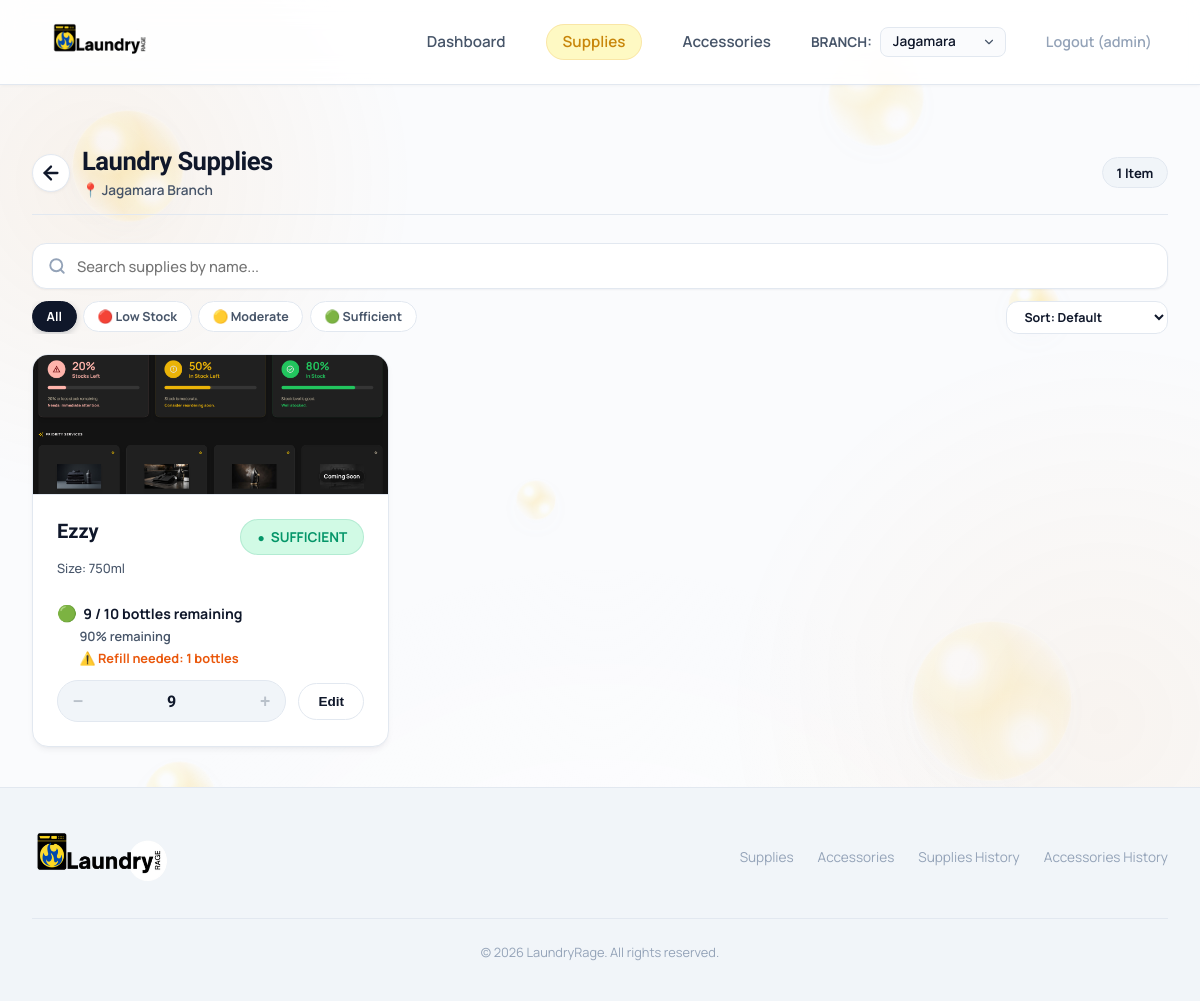
The app's page /laundry-supplies/ (signed in) with its own data.
### inventory/models.py (models this page shows, shortened)
class Branch(models.Model):
    branch_code = models.CharField(max_length=50, unique=True)
    branch_name = models.CharField(max_length=255)
    google_sheet_id = models.CharField(max_length=255, null=True, blank=True)
    active = models.BooleanField(default=True)
    created_at = models.DateTimeField(auto_now_add=True)
    updated_at = models.DateTimeField(auto_now=True)
    class Meta:
        verbose_name_plural = "Branches"

class Product(models.Model):
    CATEGORY_CHOICES = [
        ('Laundry Supplies', 'Laundry Supplies'),
        ('Accessories', 'Accessories'),
    ]
    name = models.CharField(max_length=255)
    category = models.CharField(max_length=50, choices=CATEGORY_CHOICES)
    unit = models.CharField(max_length=50, help_text="e.g., L, bottles, pcs")
    cost = models.DecimalField(max_digits=10, decimal_places=2, null=True, blank=True)
    supplier = models.CharField(max_length=255)
    product_size = models.CharField(max_length=50, blank=True, default='', help_text="e.g., 750 ml, 1 L, 500 g")
    image = models.ImageField(upload_to='products/', blank=True, null=True, verbose_name='Product Image')
    is_active = models.BooleanField(default=True, help_text="Soft-deletion state")
    @property
    def current_monthly_inventory(self):
        from .middleware import get_current_branch
        branch = get_current_branch()
        now = timezone.now()
        month_start = date(now.year, now.month, 1)
        if branch:
            monthly_inv, _ = MonthlyInventory.objects.get_or_create(
                branch=branch,
                product=self,
                month=month_start,
                defaults={
                    'base_stock': Decimal('0.00'),
                    'current_stock': Decimal('0.00'),
                    'total_added': Decimal('0.00'),
                    'total_used': Decimal('0.00')
                }
            )
            return monthly_inv
    @property
    def inventory(self):
        from .middleware import get_current_branch
        branch = get_current_branch()
        if branch:
            inv, _ = Inventory.objects.get_or_create(
                branch=branch,
                product=self,
                defaults={
                    'current_stock': Decimal('0.00'),
                    'base_stock': Decimal('0.00'),
                    'yellow_threshold': Decimal('0.00'),
                    'red_threshold': Decimal('0.00'),
                    'current_quantity': Decimal('0.00'),
                    'low_stock_threshold': Decimal('0.00')
                }
            )
            return inv
    @property
    def stock_status(self):
        from .middleware import get_current_branch
        branch = get_current_branch()
        if not branch:
            monthly = self.current_monthly_inventory
            if monthly:
                return monthly.status
            return "No Base Stock"
        inv = self.inventory
        if inv:
            if inv.alert_status == 'OUT_OF_STOCK':
                return 'RED'
            elif inv.alert_status == 'RED':
                return 'RED'
            elif inv.alert_status == 'YELLOW':
                return 'YELLOW'
            else:
                return 'GREEN'
        return "No Base Stock"

class MonthlyInventory(models.Model):
    branch = models.ForeignKey(Branch, on_delete=models.CASCADE, related_name='monthly_inventories', null=True, blank=True)
    product = models.ForeignKey(Product, on_delete=models.CASCADE, related_name='monthly_inventories')
    month = models.DateField(help_text="First day of the month")
    base_stock = models.DecimalField(max_digits=10, decimal_places=2, default=Decimal('0.00'))
    current_stock = models.DecimalField(max_digits=10, decimal_places=2, default=Decimal('0.00'))
    total_added = models.DecimalField(max_digits=10, decimal_places=2, default=Decimal('0.00'))
    total_used = models.DecimalField(max_digits=10, decimal_places=2, default=Decimal('0.00'))
    created_at = models.DateTimeField(auto_now_add=True)
    updated_at = models.DateTimeField(auto_now=True)
    class Meta:
        unique_together = ('branch', 'product', 'month')
        verbose_name_plural = "Monthly Inventories"
    @property
    def remaining_percentage(self):
        if self.base_stock <= 0:
            return None
        return (self.current_stock / self.base_stock) * 100
    @property
    def required_refill(self):
        if self.base_stock > self.current_stock:
            return self.base_stock - self.current_stock
        return Decimal('0.00')
    @property
    def status(self):
        inv = Inventory.objects.filter(product=self.product, branch=self.branch).first()
        if inv:
            if inv.alert_status == 'OUT_OF_STOCK':
                return 'RED'
            elif inv.alert_status == 'RED':
                return 'RED'
            elif inv.alert_status == 'YELLOW':
                return 'YELLOW'
            else:
                return 'GREEN'
        return 'GREEN'

class Inventory(models.Model):
    branch = models.ForeignKey(Branch, on_delete=models.CASCADE, related_name='inventories', null=True, blank=True)
    product = models.ForeignKey(Product, on_delete=models.CASCADE, related_name='branch_inventories')
    current_quantity = models.DecimalField(max_digits=10, decimal_places=2, default=Decimal('0.00'))
    low_stock_threshold = models.DecimalField(max_digits=10, decimal_places=2, default=Decimal('0.00'))
    base_stock = models.DecimalField(max_digits=10, decimal_places=2, default=Decimal('0.00'))
    current_stock = models.DecimalField(max_digits=10, decimal_places=2, default=Decimal('0.00'))
    yellow_threshold = models.DecimalField(max_digits=10, decimal_places=2, default=Decimal('0.00'))
    red_threshold = models.DecimalField(max_digits=10, decimal_places=2, default=Decimal('0.00'))
    alert_status = models.CharField(max_length=50, default='NORMAL')
    created_at = models.DateTimeField(auto_now_add=True)
    updated_at = models.DateTimeField(auto_now=True)
    class Meta:
        unique_together = ('branch', 'product')
        verbose_name_plural = "Inventories"

### inventory/views.py (the view)
# urls.py: path('laundry-supplies/', views.supplies_view, name='laundry_supplies'),
def supplies_view(request):
    products = Product.objects.filter(is_active=True, category='Laundry Supplies')
    branch = request.current_branch
    for p in products:
        Inventory.objects.get_or_create(product=p, branch=branch)
    context = {
        'title': 'Laundry Supplies',
        'category': 'supplies',
        'products': products,
        'fallback_emoji': '🧴',
        'active_branch': branch,
    }
    return render(request, 'inventory/laundry_supplies.html', context)

### templates/inventory/laundry_supplies.html (shortened to what this page needs)
{% extends 'base.html' %}
{% load static %}
{% block content %}
<div class="category-page-header">
    <div class="category-header-main">
        <a href="{% url 'inventory:dashboard' %}" class="category-back-btn" aria-label="Back to Dashboard">
            <svg width="22" height="22" viewBox="0 0 24 24" fill="none" stroke="currentColor" stroke-width="2.5" stroke-linecap="round" stroke-linejoin="round">
                <line x1="19" y1="12" x2="5" y2="12"></line>
                <polyline points="12 19 5 12 12 5"></polyline>
            </svg>
        </a>
        <div>
            <h1 class="category-page-title">Laundry Supplies</h1>
            <div class="category-branch-sub">
                📍 {% if active_branch %}{{ active_branch.branch_name }}{% else %}{{ request.current_branch.branch_name }}{% endif %} Branch
            </div>
        </div>
    </div>
    <span class="category-item-count-badge" id="product-count-badge">
        {{ products|length }} Item{% if products|length != 1 %}s{% endif %}
    </span>
</div>
<div class="inventory-controls-bar">
    <div class="search-input-wrapper">
        <input type="text" class="search-input" id="inventory-search-input" placeholder="Search supplies by name..." aria-label="Search supplies">
    </div>
    <div class="filter-and-sort-row">
        <div class="filter-chips-scroll" role="tablist">
            <button type="button" class="filter-chip active" data-filter="all">All</button>
            <button type="button" class="filter-chip chip-low" data-filter="RED">🔴 Low Stock</button>
            <button type="button" class="filter-chip chip-mod" data-filter="YELLOW">🟡 Moderate</button>
            <button type="button" class="filter-chip chip-suff" data-filter="GREEN">🟢 Sufficient</button>
        </div>
        <div class="sort-dropdown-wrap">
            <select id="inventory-sort-select" class="sort-select" aria-label="Sort products">
                <option value="default">Sort: Default</option>
            </select>
        </div>
    </div>
</div>
{% if products %}
<div class="product-grid">
    {% for product in products %}
        {% include "components/product_card.html" with product=product fallback_emoji="🧴" %}
    {% endfor %}
</div>
{% else %}
<div class="empty-state">
    <div class="empty-state-icon">🧴</div>
    <h3>No active products found</h3>
    <p>Use the admin panel to add products to the "Laundry Supplies" category.</p>
</div>
{% endif %}
{% endblock %}

### templates/components/navbar.html (shortened to what this page needs)
{% load static %}
<header class="desktop-header">
    <nav class="navbar">
        <a href="{% url 'inventory:dashboard' %}" class="logo" id="logo-brand">
            <img src="{% static 'images/logo.png' %}" alt="LaundryRage" onerror="this.src='{% static 'images/andriod.jpg' %}';">
        </a>
        <ul class="nav-links" id="nav-links-menu">
            <li>
                <a href="{% url 'inventory:dashboard' %}" id="nav-dashboard" class="nav-link-item {% if request.resolver_match.url_name == 'dashboard' %}active{% endif %}">
                    Dashboard
                </a>
            </li>
            <li>
                <a href="{% url 'inventory:laundry_supplies' %}" id="nav-supplies" class="nav-link-item {% if request.resolver_match.url_name == 'laundry_supplies' %}active{% endif %}">
                    Supplies
                </a>
            </li>
            <li>
                <a href="{% url 'inventory:laundry_accessories' %}" id="nav-accessories" class="nav-link-item {% if request.resolver_match.url_name == 'laundry_accessories' %}active{% endif %}">
                    Accessories
                </a>
            </li>
            {% if request.user.is_authenticated %}
                <li style="display: flex; align-items: center; gap: 0.5rem;">
                    {% if request.user.is_superuser or request.user.is_staff %}
                        <span style="font-size: 0.85rem; font-weight: 700; color: var(--text-secondary); text-transform: uppercase;">Branch:</span>
                        <select onchange="window.location.href='{% url 'inventory:switch_branch' %}?branch_id=' + this.value"
                                class="branch-select-navbar">
                            {% for b in all_branches %}
                                <option value="{{ b.id }}" {% if request.session.selected_branch_id == b.id %}selected{% endif %}>{{ b.branch_name }}</option>
                            {% endfor %}
                        </select>
                    {% else %}
                        <span class="status-badge status-green" style="font-size: 0.85rem; padding: 0.3rem 0.8rem; font-weight: 700;">
                            📍 {{ request.current_branch.branch_name }}
                        </span>
                    {% endif %}
                </li>
                <li>
                    <a href="{% url 'inventory:logout' %}" class="nav-link-item" style="color: var(--text-muted); font-size: 0.9rem; font-weight: 600; text-decoration: none; transition: color 0.3s ease;"
                       onmouseover="this.style.color='var(--accent-red)';" onmouseout="this.style.color='var(--text-muted)';">
                        Logout ({{ request.user.username }})
                    </a>
                </li>
            {% else %}
                <li>
                    <a href="{% url 'inventory:login' %}" class="nav-link-item" style="color: var(--accent-blue); font-size: 0.9rem; font-weight: 600; text-decoration: none;">
                        Login
                    </a>
                </li>
            {% endif %}
        </ul>
    </nav>
</header>

### templates/components/product_card.html (shortened to what this page needs)
<div class="product-card" data-product-id="{{ product.id }}" data-product-unit="{{ product.unit }}" data-product-name="{{ product.name|lower }}" data-current-stock="{{ product.inventory.current_stock|floatformat:'0' }}" data-product-status="{{ product.stock_status }}">
    {% if product.image %}
        <img class="product-image" src="{{ product.image.url }}" alt="{{ product.name }}">
    {% else %}
        <div class="product-emoji-banner">
            {{ fallback_emoji }}
        </div>
    {% endif %}
    <div class="product-info-area">
        {% with monthly_inv=product.current_monthly_inventory %}
        <div class="product-header-block">
            <div style="display: flex; justify-content: space-between; align-items: flex-start; gap: 0.5rem; width: 100%;">
                <h2 class="product-name" style="margin: 0;">{{ product.name }}</h2>
                <span class="stock-badge {% if monthly_inv %}{% if monthly_inv.status == 'RED' %}low{% elif monthly_inv.status == 'YELLOW' %}mod{% elif monthly_inv.status == 'GREEN' %}suff{% else %}no-base{% endif %}{% else %}no-base{% endif %}"
                      id="stock-badge-{{ product.id }}"
                      title="Click to Set Monthly Base Stock (AJAX)">
                    {% if monthly_inv %}{% if monthly_inv.status == 'RED' %}LOW{% elif monthly_inv.status == 'YELLOW' %}MODERATE{% elif monthly_inv.status == 'GREEN' %}SUFFICIENT{% else %}NO BASE{% endif %}{% else %}NO BASE{% endif %}
                </span>
            </div>
            {% if product.product_size %}
            <div class="product-size" style="font-size: 0.8rem; color: var(--text-secondary); margin-top: 0.25rem;">Size: {{ product.product_size }}</div>
            {% endif %}
        </div>
        <div style="display: flex; flex-direction: column; gap: 0.25rem; margin-top: 0.65rem;">
            <div style="display: flex; align-items: center; gap: 0.4rem; font-size: 0.88rem; font-weight: 700; color: var(--text-primary);">
                <span class="stock-bullet" style="font-size: 1rem; line-height: 1;">
                    {% if monthly_inv %}{% if monthly_inv.status == 'RED' %}🔴{% elif monthly_inv.status == 'YELLOW' %}🟡{% elif monthly_inv.status == 'GREEN' %}🟢{% else %}⚪{% endif %}{% else %}⚪{% endif %}
                </span>
                <span>
                    {% if monthly_inv and monthly_inv.remaining_percentage is not None %}
                        {{ monthly_inv.current_stock|floatformat:"0" }} / {{ monthly_inv.base_stock|floatformat:"0" }} {{ product.unit }} remaining
                    {% else %}
                        {{ product.inventory.current_quantity|floatformat:"0" }} {{ product.unit }} remaining
                    {% endif %}
                </span>
            </div>
            <div class="percentage-remaining" id="percentage-remaining-{{ product.id }}" style="font-size: 0.8rem; font-weight: 600; color: var(--text-secondary); margin-left: 1.4rem;">
                {% if monthly_inv and monthly_inv.remaining_percentage is not None %}
                    {{ monthly_inv.remaining_percentage|floatformat:"0" }}% remaining
                {% else %}
                    Base stock not set
                {% endif %}
            </div>
            {% if monthly_inv and monthly_inv.required_refill > 0 %}
            <span class="refill-recommendation" id="refill-recommendation-{{ product.id }}" style="font-size: 0.8rem; font-weight: 700; color: var(--accent-orange); margin-left: 1.4rem; display: flex; align-items: center; gap: 0.25rem;">
                ⚠️ Refill needed: {{ monthly_inv.required_refill|floatformat:"0" }} {{ product.unit }}
            </span>
            {% endif %}
        </div>
        {% endwith %}
        <div class="adjust-controls" style="margin-top: 0.85rem;">
            <div class="pill-selector">
                <button class="pill-btn minus" type="button" aria-label="Decrease quantity" disabled>−</button>
                <span class="pill-value">{{ product.inventory.current_quantity|floatformat:"0" }}</span>
                <button class="pill-btn plus" type="button" aria-label="Increase quantity" disabled>+</button>
            </div>
            <button class="edit-btn" type="button">Edit</button>
        </div>
    </div>
</div>

### records on screen
Branch: branch_name "Jagamara"
Product: image (picture), name "Ezzy", shows "SUFFICIENT", product_size "750ml", current_monthly_inventory.current_stock "9", current_monthly_inventory.base_stock "10", unit "bottles", current_monthly_inventory.remaining_percentage "90", current_monthly_inventory.required_refill "1", inventory.current_quantity "9"

### other values on screen
{{ request.user.username }} "admin"
{{ products|length }} "1"
form field value "Jagamara"
